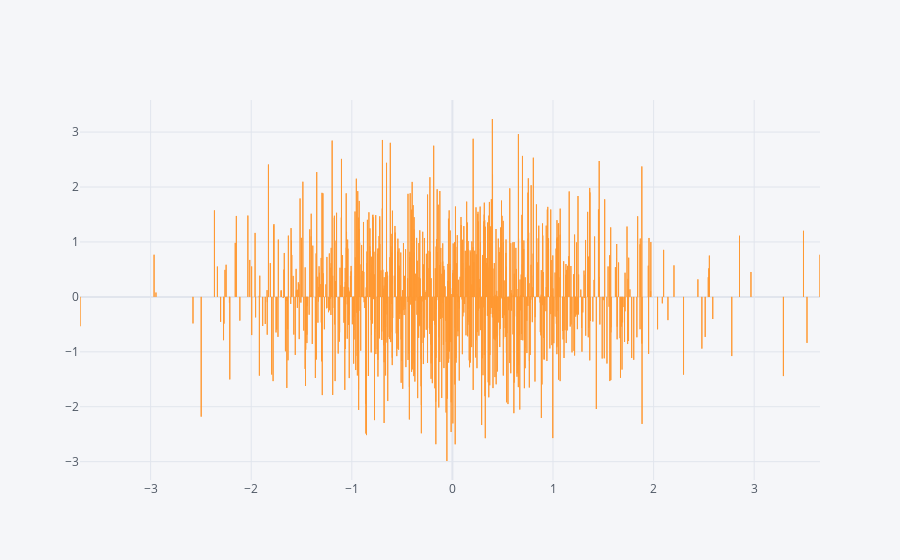

Notebook code cell kept with this figure:
### Code cell
df . iplot (x = 'id' , y = 'salary' , kind = 'bar')

### Figure 1 — Plotly figure (JSON) as saved in the notebook; plotly's stock layout.template omitted (floating-point values rounded to 4 significant figures; data arrays with more than 128 entries replaced by an {"elided": "..."} marker saying what was removed)
{"data": [{"marker": {"color": "rgba(255, 153, 51, 0.6)", "line": {"color": "rgba(255, 153, 51, 1.0)", "width": 1}}, "name": "salary", "orientation": "v", "text": "", "type": "bar", "x": {"elided": "1000 float values"}, "y": {"elided": "1000 float values"}}], "layout": {"legend": {"bgcolor": "#F5F6F9", "font": {"color": "#4D5663"}}, "paper_bgcolor": "#F5F6F9", "plot_bgcolor": "#F5F6F9", "title": {"font": {"color": "#4D5663"}}, "xaxis": {"gridcolor": "#E1E5ED", "showgrid": true, "tickfont": {"color": "#4D5663"}, "title": {"font": {"color": "#4D5663"}, "text": ""}, "zerolinecolor": "#E1E5ED"}, "yaxis": {"gridcolor": "#E1E5ED", "showgrid": true, "tickfont": {"color": "#4D5663"}, "title": {"font": {"color": "#4D5663"}, "text": ""}, "zerolinecolor": "#E1E5ED"}}}
